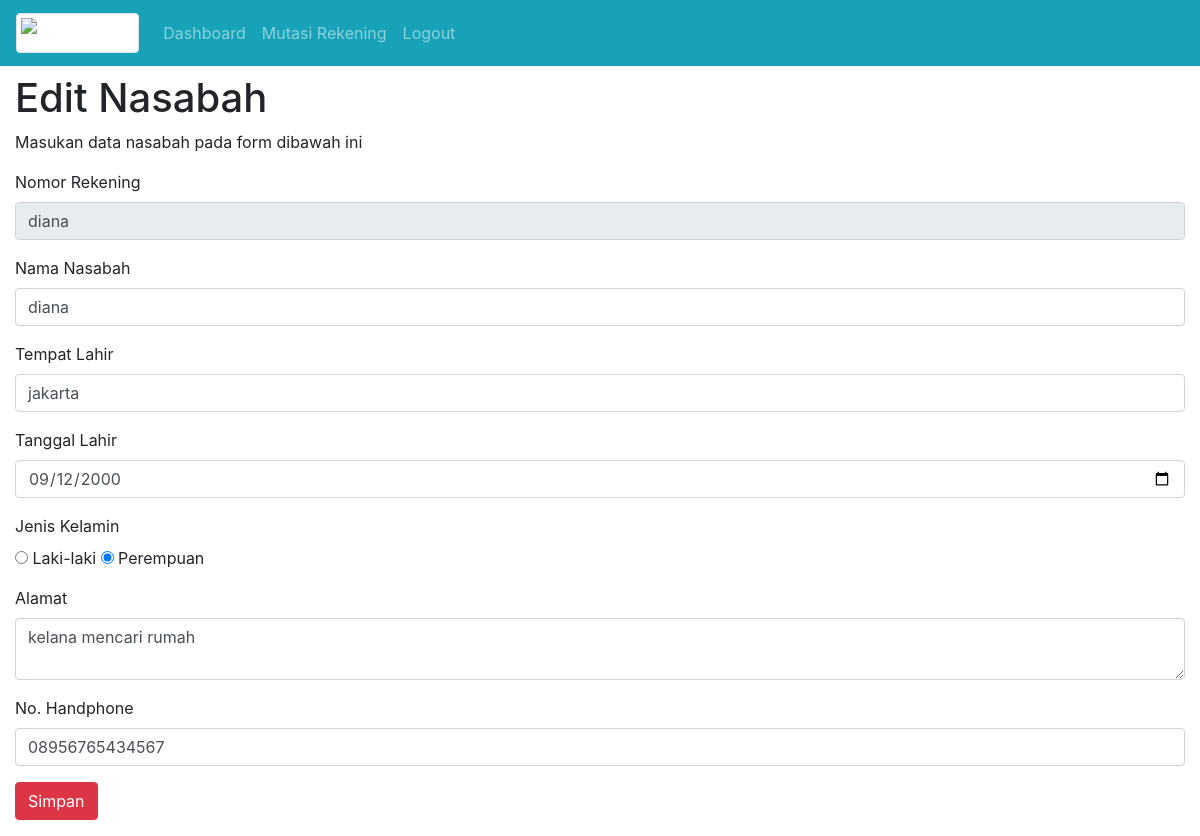
Screenshot of /index.php?modul=NasabahEdit&NoRekening=diana (signed in) with the database file from the repository.
### tables this page shows
CREATE TABLE `datanasabah` (
  `NoRekening` char(11) NOT NULL,
  `NamaNasabah` varchar(150) NOT NULL,
  `JenisKelamin` enum('L','P') NOT NULL,
  `TempatLahir` varchar(150) NOT NULL,
  `TanggalLahir` date NOT NULL,
  `NoHandphone` varchar(20) NOT NULL,
  `AlamatNasabah` mediumtext NOT NULL,
  `tglDaftar` datetime NOT NULL DEFAULT current_timestamp()
);

### NasabahEdit.php (the view)
<?php
$NomorRekening=$_GET['NoRekening'];
$sqlNasabah=mysqli_query($koneksi,"SELECT * FROM dataNasabah WHERE NoRekening='$NomorRekening'");
$dataNasabah=mysqli_fetch_array($sqlNasabah,MYSQLI_ASSOC);
if($dataNasabah['JenisKelamin']=='L') {$laki='checked'; $perempuan=null;}
else {$perempuan='checked' ; $laki=null;}
?>
<h1>Edit Nasabah</h1>
<p>Masukan data nasabah pada form dibawah ini</p>
<form method="POST" action="index.php?modul=NasabahUpdate">
	<div class="form-group">
		<label>Nomor Rekening</label>
		<input type="text" class="form-control" value="<?php echo $dataNasabah['NoRekening'];?>" name="TxtNoRekening" readonly/>
	</div>
	<div class="form-group">
		<label>	Nama Nasabah</label>
		<input type="text" class="form-control" value="<?php echo $dataNasabah['NamaNasabah'];?>"  name="TxtNamaNasabah" autocomplete="off" required/>
	</div>
	<div class="form-group">
		<label>Tempat Lahir	</label>
		<input type="text" class="form-control" value="<?php echo $dataNasabah['TempatLahir'];?>"  name="TxtTempatLahir" autocomplete="off" required/>
	</div>
	<div class="form-group">
		<label>	Tanggal Lahir</label>
		<input type="date" class="form-control" value="<?php echo $dataNasabah['TanggalLahir'];?>"  name="TxtTanggalLahir"  autocomplete="off" required/>
	</div>
	<div class="form-group">
		<label>Jenis Kelamin</label>
		<div>
			<input type="radio" value="L" <?php echo $laki;?> name="TxtJenisKelamin"> Laki-laki
			<input type="radio" value="P" <?php echo $perempuan;?> name="TxtJenisKelamin"> Perempuan
		</div>
	</div>
	<div class="form-group">
		<label>Alamat</label>
		<textarea class="form-control" name="TxtAlamat"><?php echo $dataNasabah['AlamatNasabah'];?></textarea>
	</div>
	<div class="form-group">
		<label>	No. Handphone</label>
		<input type="text" class="form-control" value="<?php echo $dataNasabah['NoHandphone'];?>" name="TxtNoHandphone"  autocomplete="off" required/>
	</div>
	<div class="form-group">
			<button type="submit" class="btn btn-danger">Simpan</button>
	</div>
</form>

### rows the page displays
datanasabah: TxtNoRekening "diana", TxtNamaNasabah "diana", TxtTempatLahir "jakarta", TxtTanggalLahir "09/12/2000", TxtAlamat "kelana mencari rumah", TxtNoHandphone "08956765434567"
